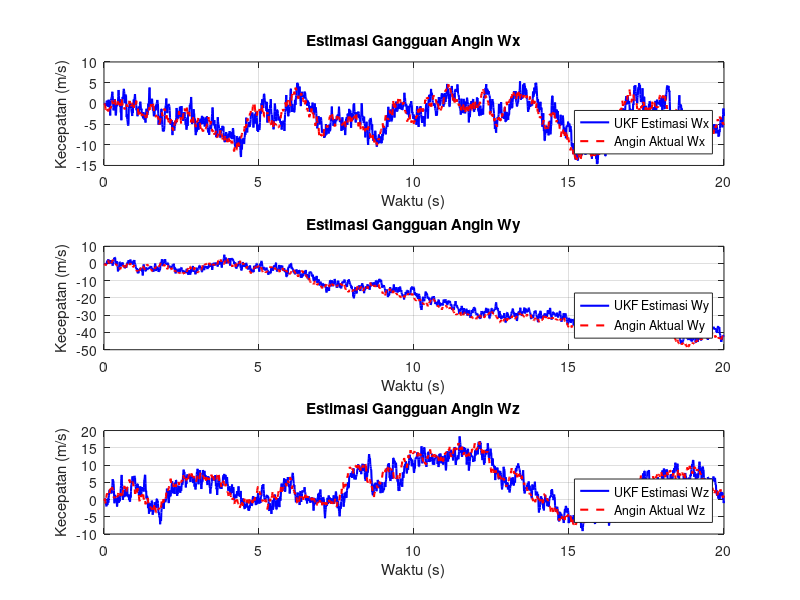

Here is the MATLAB script that generated this plot:
%% Simulasi UKF untuk Estimasi Gangguan Angin Acak (Wind Gusts)

% --- 1. Konfigurasi Simulasi ---
dt = 0.01;        % Waktu sampling (detik)
T_sim = 20;       % Total waktu simulasi
N_steps = T_sim / dt; % Jumlah langkah
g = 9.81;         % Gravitasi (m/s^2)

% State vector dimensi: [Px, Py, Pz, Vx, Vy, Vz, Wx, Wy, Wz]
nx = 9; 
ny = 3; % Pengukuran: [Px, Py, Pz] (Misalnya, dari GPS)

% --- 2. Inisialisasi UKF ---
% Estimasi awal state: diasumsikan drone diam, tidak ada angin yang diestimasi.
x_ukf = zeros(nx, 1); 

% Kovariansi Estimasi Awal (P0)
P_ukf = diag([0.1*ones(3,1); 0.5*ones(3,1); 5*ones(3,1)]); % Pos, Vel, Angin (Angin tinggi)

% Matriks Kovariansi Noise Proses (Q)
% Q harus tinggi untuk state Angin (Wx, Wy, Wz) untuk memungkinkan Random Walk
Q_ukf = diag([0.01*ones(3,1); 0.1*ones(3,1); 1.5*ones(3,1)]); 

% Matriks Kovariansi Noise Pengukuran (R)
R_ukf = diag([0.5, 0.5, 0.5]); % Noise GPS

% Parameter UKF (Unscented Transform)
alpha = 1e-3;
kappa = 0;
beta = 2;
lambda = alpha^2 * (nx + kappa) - nx;
Wm = [lambda / (nx + lambda); 0.5 / (nx + lambda) * ones(2*nx, 1)];
Wc = Wm;
Wc(1) = Wc(1) + (1 - alpha^2 + beta);

% --- 3. Model Dinamika dan Pengukuran ---

% Model Dinamika UKF (f_ukf): 
% Mengasumsikan angin konstan (random walk) selama prediksi
% Model ini adalah yang digunakan UKF untuk memprediksi state.
% Input u diasumsikan sebagai percepatan [Ax, Ay, Az] (atau Thrust/m)
f_ukf = @(x, u) [
    % Posisi: P = P + (V + W) * dt
    x(1:3) + dt * (x(4:6) + x(7:9)); 
    % Kecepatan: V = V + (A - g) * dt (A = input percepatan)
    x(4) + dt * u(1);
    x(5) + dt * u(2);
    x(6) + dt * (u(3) - g);
    % Angin (Wx, Wy, Wz): Dipertahankan konstan dalam model prediksi UKF (Random Walk)
    x(7); x(8); x(9)
];

% Model Pengukuran UKF (h_ukf):
% Diasumsikan kita hanya mengukur posisi [Px, Py, Pz]
h_ukf = @(x) x(1:3);

% --- 4. Simulasi "Dunia Nyata" Drone (Untuk menghasilkan data aktual) ---
% Catatan: Ini adalah model yang digunakan untuk menghasilkan data simulasi.
% Kita akan menambahkan random wind gusts di sini.

% Variabel state aktual drone
x_actual = zeros(nx, 1);

% Riwayat (untuk menyimpan hasil)
history_x_ukf = zeros(nx, N_steps);
history_x_actual = zeros(nx, N_steps);
history_y_meas = zeros(ny, N_steps);
history_u_input = zeros(3, N_steps); % Menyimpan input kontrol
history_wind_actual = zeros(3, N_steps); % Menyimpan angin aktual

% --- 5. Simulasi Loop Utama ---
disp('Simulating and Estimating Wind Gusts with UKF...');

for k = 1:N_steps
    % ----------------------------------------------------
    % (A) Simulasi Input dan Gangguan "Dunia Nyata"
    % ----------------------------------------------------
    
    % Input Kontrol Drone (Diasumsikan thrust untuk mengimbangi gravitasi di Z, 0 di X,Y)
    u_actual = [0; 0; g]; 
    history_u_input(:, k) = u_actual;

    % Generasi Gangguan Angin Acak (Wind Gusts)
    % Kita akan menggunakan random walk untuk angin aktual
    if k == 1
        actual_wind = zeros(3,1); % Angin awal
    else
        % Tambahkan noise acak ke angin aktual (simulasi)
        % Ini adalah model random walk untuk angin "dunia nyata"
        wind_process_noise = 0.5 * randn(3,1); % Tambahkan noise yang signifikan
        actual_wind = history_wind_actual(:, k-1) + wind_process_noise; 
    end
    history_wind_actual(:, k) = actual_wind;
    
    % ----------------------------------------------------
    % (B) Simulasi Drone Aktual (Gerakan sebenarnya)
    % ----------------------------------------------------
    
    % Model Dinamika Aktual (Posisi, Kecepatan, Angin)
    % Vx_next = Vx + (Ax_input + Wx_actual) * dt, dll.
    
    % Kita gunakan model f_ukf yang dimodifikasi untuk simulasi dunia nyata, 
    % dengan menggunakan input aktual dan angin aktual.
    x_actual_next = [
        x_actual(1:3) + dt * (x_actual(4:6) + actual_wind);
        x_actual(4) + dt * u_actual(1);
        x_actual(5) + dt * u_actual(2);
        x_actual(6) + dt * (u_actual(3) - g);
        actual_wind
    ];
    
    x_actual = x_actual_next;
    history_x_actual(:, k) = x_actual(1:9);
    
    % ----------------------------------------------------
    % (C) Pengukuran (Tambahkan noise ke posisi aktual)
    % ----------------------------------------------------
    y_measured = h_ukf(x_actual) + sqrt(R_ukf) * randn(ny, 1);
    history_y_meas(:, k) = y_measured;

    % ----------------------------------------------------
    % (D) UKF Prediksi (Time Update)
    % ----------------------------------------------------
    
    % Hitung Sigma Points
    sqrtP = chol(P_ukf, 'lower');
    X_sigma = repmat(x_ukf, 1, 2*nx+1);
    X_sigma(:, 2:nx+1) = X_sigma(:, 2:nx+1) + sqrt(nx + lambda) * sqrtP;
    X_sigma(:, nx+2:end) = X_sigma(:, nx+2:end) - sqrt(nx + lambda) * sqrtP;
    
    % Prediksi Sigma Points menggunakan model dinamika UKF (f_ukf)
    X_sigma_pred = zeros(nx, 2*nx+1);
    for i = 1:2*nx+1
        % UKF menggunakan model dinamisnya untuk memprediksi state berikutnya
        X_sigma_pred(:, i) = f_ukf(X_sigma(:, i), u_actual);
    end
    
    % Hitung mean state yang diprediksi
    x_pred = X_sigma_pred * Wm;
    
    % Hitung Kovariansi Prediksi (P_pred)
    P_pred = Q_ukf; 
    for i = 1:2*nx+1
        P_pred = P_pred + Wc(i) * (X_sigma_pred(:, i) - x_pred) * (X_sigma_pred(:, i) - x_pred)';
    end

    % ----------------------------------------------------
    % (E) UKF Update (Measurement Update)
    % ----------------------------------------------------
    
    % Prediksi Pengukuran dari Sigma Points
    Y_sigma_pred = zeros(ny, 2*nx+1);
    for i = 1:2*nx+1
        Y_sigma_pred(:, i) = h_ukf(X_sigma_pred(:, i));
    end
    
    % Hitung mean pengukuran yang diprediksi (y_pred)
    y_pred = Y_sigma_pred * Wm;
    
    % Hitung Inovasi Kovariansi (Pyy) dan Kovariansi Silang (Pxy)
    Pyy = R_ukf; 
    Pxy = zeros(nx, ny);
    
    for i = 1:2*nx+1
        Pyy = Pyy + Wc(i) * (Y_sigma_pred(:, i) - y_pred) * (Y_sigma_pred(:, i) - y_pred)';
        Pxy = Pxy + Wc(i) * (X_sigma_pred(:, i) - x_pred) * (Y_sigma_pred(:, i) - y_pred)';
    end
    
    % Hitung Kalman Gain (K)
    K = Pxy / Pyy;
    
    % Update State Estimasi (x_ukf) dan Kovariansi (P_ukf)
    inovasi = y_measured - y_pred;
    x_ukf = x_pred + K * inovasi;
    P_ukf = P_pred - K * Pyy * K';

    % Simpan hasil estimasi UKF
    history_x_ukf(:, k) = x_ukf;
end

% --- 6. Visualisasi Hasil Estimasi Angin ---
figure;
subplot(3,1,1);
plot(dt*(1:N_steps), history_x_ukf(7,:), 'b', 'LineWidth', 1.5);
hold on;
plot(dt*(1:N_steps), history_wind_actual(1,:), 'r--', 'LineWidth', 1.5);
title('Estimasi Gangguan Angin Wx');
xlabel('Waktu (s)');
ylabel('Kecepatan (m/s)');
legend('UKF Estimasi Wx', 'Angin Aktual Wx', 'Location', 'southeast');
grid on;

subplot(3,1,2);
plot(dt*(1:N_steps), history_x_ukf(8,:), 'b', 'LineWidth', 1.5);
hold on;
plot(dt*(1:N_steps), history_wind_actual(2,:), 'r--', 'LineWidth', 1.5);
title('Estimasi Gangguan Angin Wy');
xlabel('Waktu (s)');
ylabel('Kecepatan (m/s)');
legend('UKF Estimasi Wy', 'Angin Aktual Wy', 'Location', 'southeast');
grid on;

subplot(3,1,3);
plot(dt*(1:N_steps), history_x_ukf(9,:), 'b', 'LineWidth', 1.5);
hold on;
plot(dt*(1:N_steps), history_wind_actual(3,:), 'r--', 'LineWidth', 1.5);
title('Estimasi Gangguan Angin Wz');
xlabel('Waktu (s)');
ylabel('Kecepatan (m/s)');
legend('UKF Estimasi Wz', 'Angin Aktual Wz', 'Location', 'southeast');
grid on;